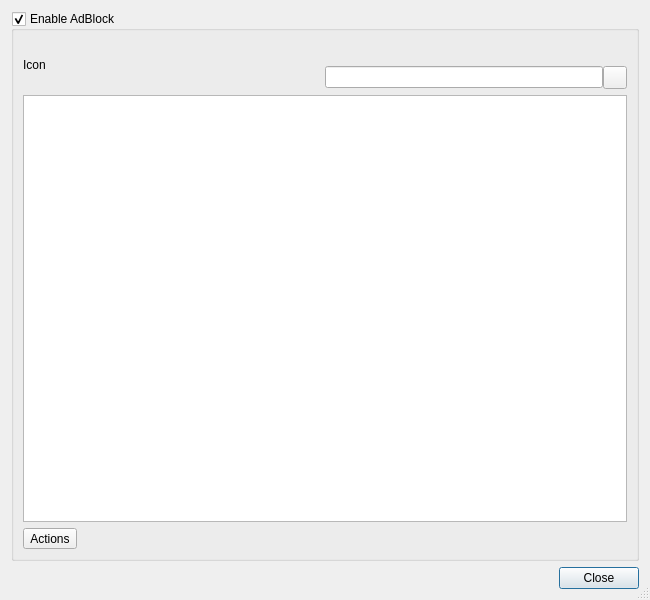
<?xml version="1.0" encoding="UTF-8"?>
<ui version="4.0">
 <class>AdBlockDialog</class>
 <widget class="QDialog" name="AdBlockDialog">
  <property name="geometry">
   <rect>
    <x>0</x>
    <y>0</y>
    <width>650</width>
    <height>600</height>
   </rect>
  </property>
  <property name="windowTitle">
   <string>AdBlock Configuration</string>
  </property>
  <property name="sizeGripEnabled">
   <bool>true</bool>
  </property>
  <layout class="QVBoxLayout" name="verticalLayout_2">
   <item>
    <widget class="QGroupBox" name="adBlockGroup">
     <property name="title">
      <string>Enable AdBlock</string>
     </property>
     <property name="checkable">
      <bool>true</bool>
     </property>
     <layout class="QVBoxLayout" name="verticalLayout">
      <item>
       <layout class="QGridLayout" name="gridLayout">
        <property name="horizontalSpacing">
         <number>0</number>
        </property>
        <item row="0" column="0" rowspan="2">
         <widget class="QLabel" name="iconLabel">
          <property name="text">
           <string notr="true">Icon</string>
          </property>
         </widget>
        </item>
        <item row="0" column="1" colspan="3">
         <spacer name="horizontalSpacer_3">
          <property name="orientation">
           <enum>Qt::Horizontal</enum>
          </property>
          <property name="sizeHint" stdset="0">
           <size>
            <width>158</width>
            <height>20</height>
           </size>
          </property>
         </spacer>
        </item>
        <item row="1" column="1">
         <spacer name="horizontalSpacer">
          <property name="orientation">
           <enum>Qt::Horizontal</enum>
          </property>
          <property name="sizeHint" stdset="0">
           <size>
            <width>40</width>
            <height>20</height>
           </size>
          </property>
         </spacer>
        </item>
        <item row="1" column="2">
         <widget class="QLineEdit" name="searchEdit">
          <property name="toolTip">
           <string>Enter search term for subscriptions and rules</string>
          </property>
         </widget>
        </item>
        <item row="1" column="3">
         <widget class="QToolButton" name="clearButton">
          <property name="toolTip">
           <string>Press to clear the search edit</string>
          </property>
          <property name="text">
           <string/>
          </property>
         </widget>
        </item>
       </layout>
      </item>
      <item>
       <widget class="E5TreeView" name="subscriptionsTree">
        <property name="dragDropMode">
         <enum>QAbstractItemView::InternalMove</enum>
        </property>
        <property name="alternatingRowColors">
         <bool>true</bool>
        </property>
        <property name="selectionMode">
         <enum>QAbstractItemView::ExtendedSelection</enum>
        </property>
        <property name="textElideMode">
         <enum>Qt::ElideMiddle</enum>
        </property>
        <property name="uniformRowHeights">
         <bool>true</bool>
        </property>
       </widget>
      </item>
      <item>
       <layout class="QHBoxLayout" name="horizontalLayout_3">
        <item>
         <widget class="QToolButton" name="actionButton">
          <property name="text">
           <string>Actions</string>
          </property>
         </widget>
        </item>
        <item>
         <spacer name="horizontalSpacer_2">
          <property name="orientation">
           <enum>Qt::Horizontal</enum>
          </property>
          <property name="sizeHint" stdset="0">
           <size>
            <width>40</width>
            <height>20</height>
           </size>
          </property>
         </spacer>
        </item>
       </layout>
      </item>
     </layout>
    </widget>
   </item>
   <item>
    <widget class="QDialogButtonBox" name="buttonBox">
     <property name="orientation">
      <enum>Qt::Horizontal</enum>
     </property>
     <property name="standardButtons">
      <set>QDialogButtonBox::Close</set>
     </property>
    </widget>
   </item>
  </layout>
 </widget>
 <customwidgets>
  <customwidget>
   <class>E5TreeView</class>
   <extends>QTreeView</extends>
   <header>E5Gui/E5TreeView</header>
  </customwidget>
 </customwidgets>
 <tabstops>
  <tabstop>adBlockGroup</tabstop>
  <tabstop>searchEdit</tabstop>
  <tabstop>clearButton</tabstop>
  <tabstop>subscriptionsTree</tabstop>
  <tabstop>actionButton</tabstop>
  <tabstop>buttonBox</tabstop>
 </tabstops>
 <resources/>
 <connections>
  <connection>
   <sender>buttonBox</sender>
   <signal>accepted()</signal>
   <receiver>AdBlockDialog</receiver>
   <slot>accept()</slot>
   <hints>
    <hint type="sourcelabel">
     <x>252</x>
     <y>445</y>
    </hint>
    <hint type="destinationlabel">
     <x>157</x>
     <y>274</y>
    </hint>
   </hints>
  </connection>
  <connection>
   <sender>buttonBox</sender>
   <signal>rejected()</signal>
   <receiver>AdBlockDialog</receiver>
   <slot>reject()</slot>
   <hints>
    <hint type="sourcelabel">
     <x>320</x>
     <y>445</y>
    </hint>
    <hint type="destinationlabel">
     <x>286</x>
     <y>274</y>
    </hint>
   </hints>
  </connection>
  <connection>
   <sender>clearButton</sender>
   <signal>clicked()</signal>
   <receiver>searchEdit</receiver>
   <slot>clear()</slot>
   <hints>
    <hint type="sourcelabel">
     <x>728</x>
     <y>21</y>
    </hint>
    <hint type="destinationlabel">
     <x>706</x>
     <y>20</y>
    </hint>
   </hints>
  </connection>
 </connections>
</ui>
